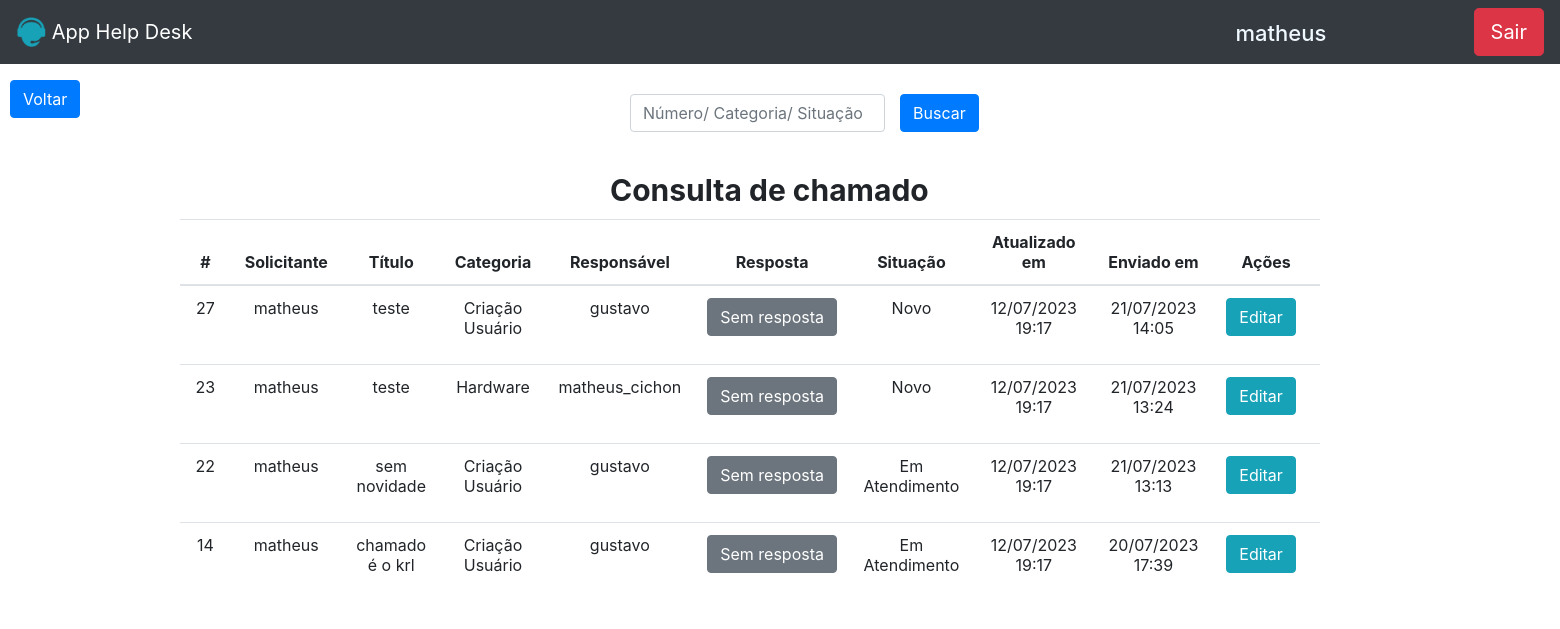
Page /php/meus_chamados.php (signed in) on the earlier database version.
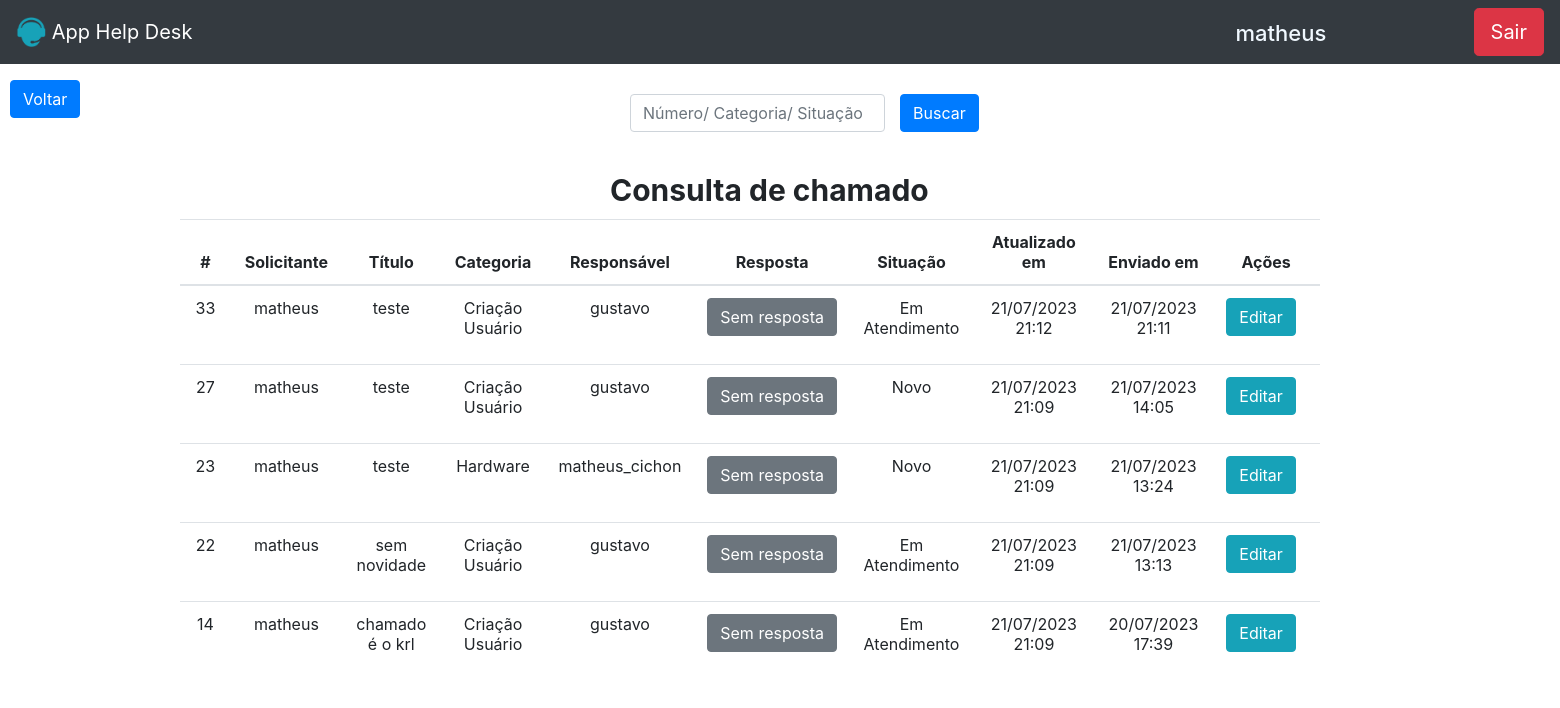
Same page on the later database version.
### tables this page shows
CREATE TABLE IF NOT EXISTS `tb_pedidos` (
  `id` int NOT NULL AUTO_INCREMENT,
  `usuario` varchar(50) NOT NULL,
  `titulo` varchar(45) NOT NULL,
  `categoria` varchar(45) NOT NULL,
  `descricao` varchar(100) NOT NULL,
  `responsavel` varchar(25) DEFAULT NULL,
  `respostas_resp` varchar(255) DEFAULT NULL,
  `respostas_soli` varchar(255) DEFAULT NULL,
  `situacao` varchar(45) NOT NULL,
  `dta_criacao` timestamp NULL DEFAULT CURRENT_TIMESTAMP,
  `dta_atualizacao` timestamp NOT NULL DEFAULT CURRENT_TIMESTAMP ON UPDATE CURRENT_TIMESTAMP,
  PRIMARY KEY (`id`)
);

### php/meus_chamados.php (the view, shortened to what this page needs)
<?php
include_once('config.php');
 $usuario = $_SESSION['usuario'] ;
if(!empty($_GET['search']))
{
    $data = $_GET['search'];
    $sql = "SELECT * FROM tb_pedidos WHERE (id = '$data' and usuario ='$usuario') or (categoria LIKE '%$data%' and usuario ='$usuario') or (situacao LIKE '%$data%' and usuario ='$usuario') ORDER BY id DESC ";
} else {
$sql = "SELECT * FROM tb_pedidos where usuario ='$usuario' and
situacao != 'finalizado'  ORDER BY id DESC ";
}
$result = $conexao->query($sql);
?>
<html>
<head>
  <link rel="stylesheet" href="https://maxcdn.bootstrapcdn.com/bootstrap/4.0.0/css/bootstrap.min.css">
</head>
<body>
  <?php
  require_once 'header.php';
  ?>
  <div id='filtro'>
    <input type="search" class="form-control"  id="pesquisar" placeholder="Número/ Categoria/ Situação"  autofocus autocomplete="on">
    <button onclick="searchData()" class="btn btn-primary" id="btn">Buscar</button>
  </div>
  <?php
  switch ($_SESSION['nivel']) {
    case '2':
      echo " <a class='btn btn-primary' id='voltar' href='admin.php' name='voltar' type='button' data-toggle='tooltip' data-placement='right' title='Página inicial'>Voltar</a>";
          break;
    }
  ?>
  <div class="container">
    <div class="row">
    <div class="card-consultar-chamado">
             <p id="titulo"><strong>Consulta de chamado<strong></p>
          </div>
          <table class="table">
            <thead>
              <tr>
              <th>#</th>
                <th>Solicitante</th>
                <th>Título</th>
                <th>Categoria</th>
                <th>Responsável</th>
                <th>Resposta</th>
                <th>Situação</th>
                <th>Atualizado em</th>
                <th>Enviado em</th>
                <th>Ações</th>
              </tr>
            </thead>
            <?php
            while ($user_data = mysqli_fetch_assoc($result)) {
              $data_atua = explode(' ', $user_data['dta_atualizacao']);
              $hora1 = $data_atua[1];
              $data_atualiza = explode('-',  $data_atua[0]);
              $data_atualiza = array_reverse($data_atualiza);
              $data_atualiza = implode('/', $data_atualiza);
              $data = explode(' ', $user_data['dta_criacao']);
              $hora = $data[1];
              $space = ' ';
              $data_criacao = explode('-',  $data[0]);
              $data_criacao = array_reverse($data_criacao);
              $data_criacao = implode('/', $data_criacao);
              echo "<tr>";
              echo "<td>" . $user_data['id'] . "</td>";
              echo "<td>" . $user_data['usuario'] . "</td>";
              echo "<td>" . $user_data['titulo'] . "</td>";
              echo "<td>" . $user_data['categoria'] . "</td>";
              echo "<td>" . $user_data['responsavel'] . "</td>";
              if($user_data['respostas_resp'] == "") {
                echo "<td><p class='btn  btn-secondary'>Sem resposta</p></td>";
              } else {
                  echo "<td><a class='btn btn-primary' href='resposta.php?id=$user_data[id]'>ver respostas</a></td>";
              }
              echo "<td>" . $user_data['situacao'] . "</td>";
              echo "<td>" . $data_atualiza . $space . substr($hora1, 0, 5) . "</td>";
              echo "<td>" . $data_criacao . $space . substr($hora, 0, 5) . "</td>";
              echo "<td><a class='btn btn-info' href='edita.php?id=$user_data[id]'>Editar</a></td>";
            }
            ?>
        </div>
      </div>
</body>
</html>

### php/header.php (shortened to what this page needs)
<!DOCTYPE html>
<html lang="en">
<head>
  <link rel="stylesheet" href="https://maxcdn.bootstrapcdn.com/bootstrap/4.0.0/css/bootstrap.min.css">
</head>
<body>
  <header>
    <nav class="navbar navbar-dark bg-dark">
      <?php
      switch ($_SESSION['nivel']) {
        case '2':
          echo " <a class='navbar-brand' href='admin.php' data-toggle='tooltip' data-placement='right' title='Início'>
        <img src='/desk/img/logo.png' width='30' height='30' class='d-inline-block align-top'>
        App Help Desk
      </a>";
          break;
      }
       $usuario = $_SESSION['usuario'];
       echo "<h2 color: white;>$usuario</h2>"
      ?>
      <a href="sair.php" class="btn  btn-lg btn-danger  me-2" data-toggle="tooltip" data-placement="right" title="Deslogar?" onclick="return confirm('Tem certeza que deseja sair?')">Sair</a>
    </nav>
  </header>
</body>
</html>

### php/meus_chamados.php (style rules this page uses)
.table { background-color: aliceblue; margin: auto; text-align: center; width: 100px; position: relative; right: 30px; bottom: 80px; }
.card-consultar-chamado { position: relative; right: 50px; bottom: 70px; border: 0px; }
#titulo { position: relative; left: 450px; font-size: 30px; }
#filtro { position: relative; left: 600px; padding: 30px; }
#pesquisar { width: 255px; }
#btn { position: relative; left: 270px; bottom: 38px }
#voltar { position: relative; left: 10px; bottom: 120px; }
body { overflow-x: hidden; }
td>a { display: inline; width: max-content; margin-right: 10px; }
td { width: 190px; }
td:nth-child(8) { width: 350px; }

### php/header.php (style rules this page uses)
.navbar-brand { position: relative; }
h2 { color: aliceblue; font-size: 22px; position: relative; left: 440px; top: 5px; }

Differences in the rows shown:
added tb_pedidos: id "33", usuario "matheus", titulo "teste", categoria "Criação Usuário", responsavel "gustavo", shows "Sem resposta", situacao "Em Atendimento", dta_atualizacao "21/07/2023", dta_atualizacao "21:12", dta_criacao "21/07/2023", dta_criacao "21:11"
changed tb_pedidos id 27: dta_atualizacao "12/07/2023" → "21/07/2023"; dta_atualizacao "19:17" → "21:09"
changed tb_pedidos "Hardware": dta_atualizacao "12/07/2023" → "21/07/2023"; dta_atualizacao "19:17" → "21:09"
changed tb_pedidos "sem novidade": dta_atualizacao "12/07/2023" → "21/07/2023"; dta_atualizacao "19:17" → "21:09"
changed tb_pedidos "chamado é o krl": dta_atualizacao "12/07/2023" → "21/07/2023"; dta_atualizacao "19:17" → "21:09"
